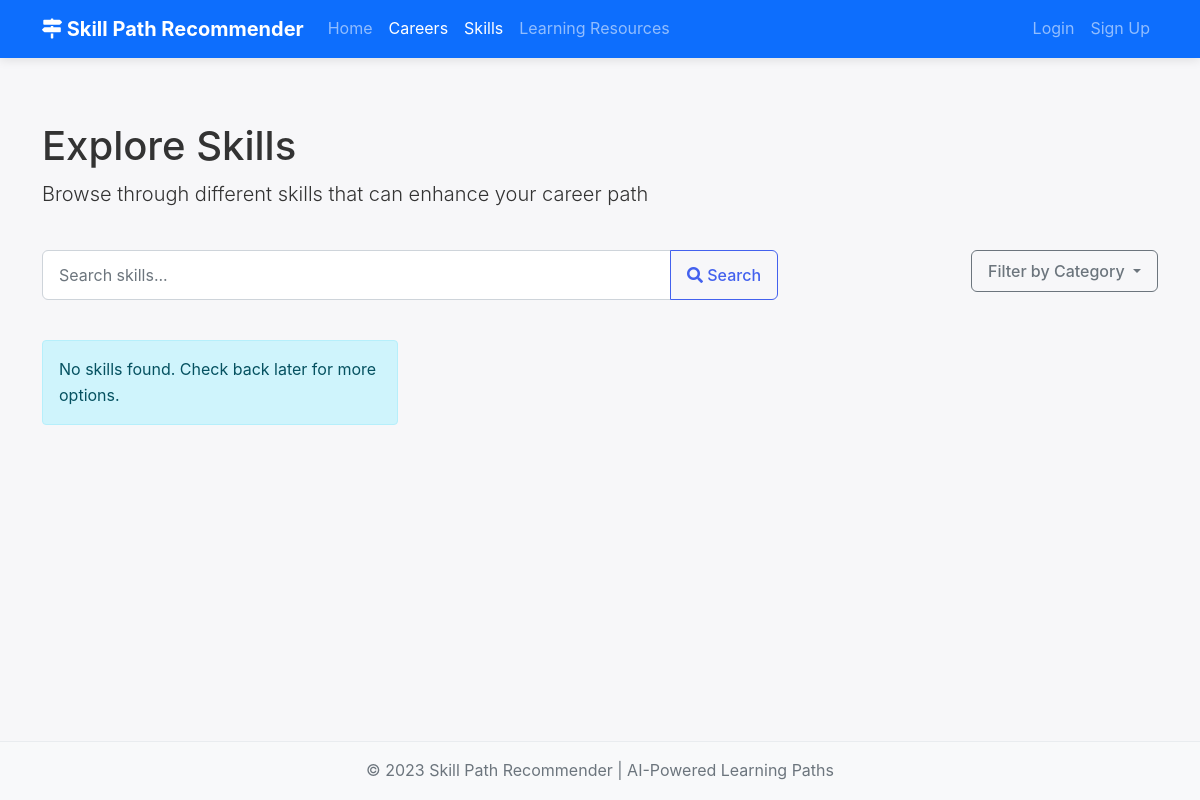
Before: /careers/skills/ with the older database file.
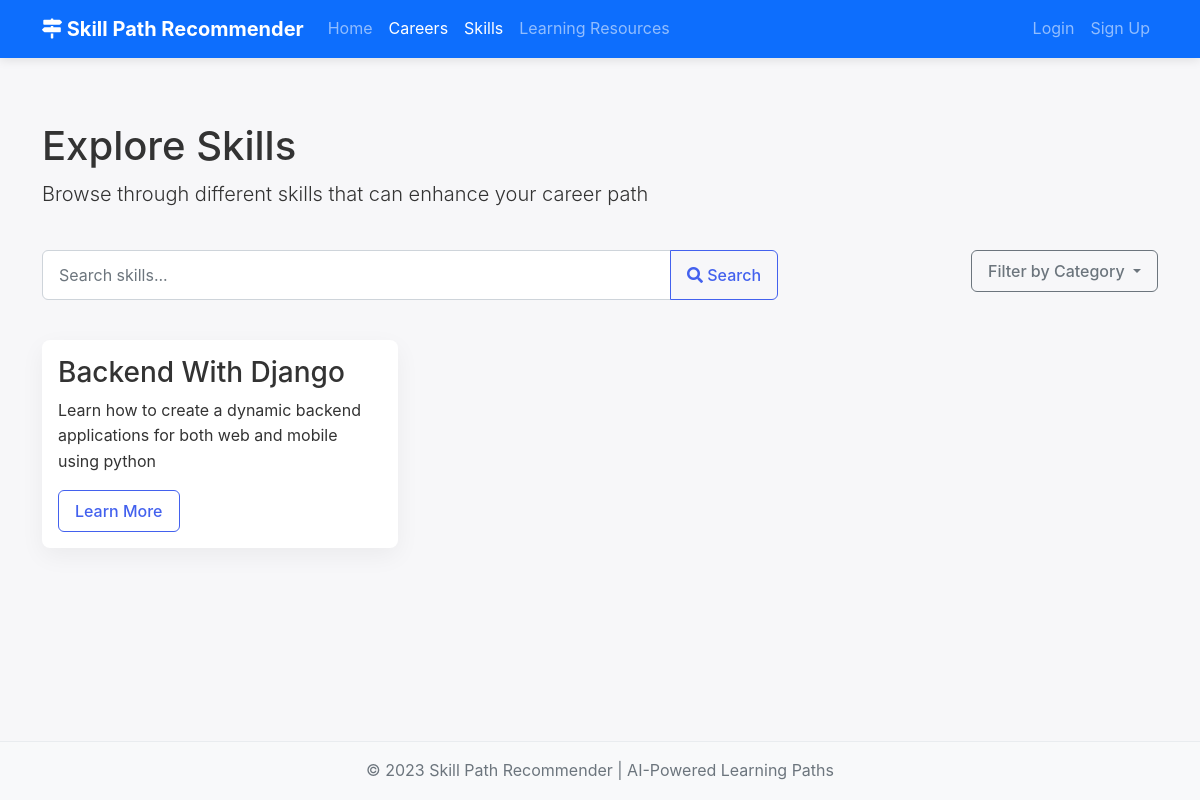
After: the same page with the newer database file.
### careers/models.py (models this page shows, shortened)
class Skill(models.Model):
    name = models.CharField(max_length=100)
    slug = models.SlugField(max_length=120, unique=True)
    description = models.TextField()
    category = models.CharField(max_length=50)  # e.g., Technical, Soft Skill, Tool
    careers = models.ManyToManyField(Career, related_name='required_skills', through='CareerSkill')
    created_at = models.DateTimeField(auto_now_add=True)
    updated_at = models.DateTimeField(auto_now=True)

### careers/views.py (the view)
# urls.py: path('skills/', views.skills_list, name='skills_list'),
def skills_list(request):
    search_query = request.GET.get('search', '')
    category_filter = request.GET.get('category', '')
    skills = Skill.objects.all()
    if search_query:
        skills = skills.filter(
            Q(name__icontains=search_query) |
            Q(description__icontains=search_query)
        )
    if category_filter:
        skills = skills.filter(category=category_filter)
    categories = Skill.objects.values_list('category', flat=True).distinct()
    context = {
        'skills': skills,
        'search_query': search_query,
        'category_filter': category_filter,
        'categories': categories,
    }
    return render(request, 'careers/skill_list.html', context)

### templates/careers/skill_list.html (shortened to what this page needs)
{% extends 'base.html' %}
{% block content %}
<div class="row mb-4">
    <div class="col-12">
        <h1>Explore Skills</h1>
        <p class="lead">Browse through different skills that can enhance your career path</p>
    </div>
</div>
<div class="row mb-4">
    <div class="col-md-8">
        <div class="input-group mb-3">
            <input type="text" id="skillSearch" class="form-control" placeholder="Search skills...">
            <button class="btn btn-outline-primary" type="button">
                <i class="fas fa-search"></i> Search
            </button>
        </div>
    </div>
    <div class="col-md-4">
        <div class="dropdown text-end">
            <button class="btn btn-outline-secondary dropdown-toggle" type="button" id="categoryFilter" data-bs-toggle="dropdown" aria-expanded="false">
                Filter by Category
            </button>
        </div>
    </div>
</div>
<div class="row row-cols-1 row-cols-md-3 g-4" id="skillsContainer">
    {% for skill in skills %}
    <div class="col skill-item" data-category="{{ skill.category }}">
        <div class="card h-100">
            <div class="card-body">
                <h3 class="card-title">{{ skill.name }}</h3>
                <p class="card-text">{{ skill.description|truncatechars:150 }}</p>
                <a href="{% url 'careers:skill_detail' skill_id=skill.id %}" class="btn btn-outline-primary">Learn More</a>
            </div>
        </div>
    </div>
    {% empty %}
    <div class="col-12">
        <div class="alert alert-info">
            No skills found. Check back later for more options.
        </div>
    </div>
    {% endfor %}
</div>
{% endblock %}

Changed rows visible on the page:
added Skill: name "Backend With Django", description "Learn how to create a dynamic backend applications for both web and mobile using python"
Other visible differences:
text no longer shown: "No skills found. Check back later for more options."
